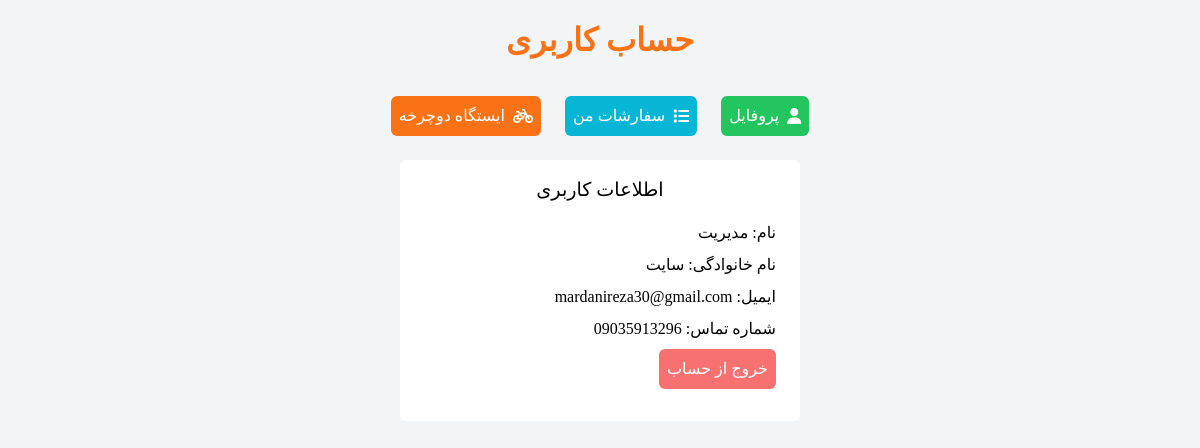
Screenshot of /account/profile (signed in) with the database file from the repository.
### account/models.py (models this page shows, shortened)
class User(AbstractUser):
    phone = models.CharField(max_length=11, default='0', null=True, verbose_name='شماره تماس')
    class Meta:
        verbose_name = "کاربر"
        verbose_name_plural = "کاربران"

### account/views.py (the view)
# urls.py: path('profile', views.profile, name='profile')
@login_required(login_url="/account/login")
def profile(request):
    return render(request, 'profile.html', context={})

### account/templates/profile.html (shortened to what this page needs)
{% extends 'main.html' %}
{% block content %}
    <h1 class="text-[2rem] azar font-bold text-orange-500 text-center mt-4 mb-8">حساب کاربری</h1>
    {% include 'menu.html' %}
    <section class="bg-white w-[25rem] pb-8 mx-auto rounded-md my-2">
        <h1 class="text-center azar py-4 text-[1.2rem]">اطلاعات کاربری</h1>
        <div class="flex flex-col gap-y-2">
            <p class="azar mx-6">نام:
                {% if request.user.first_name %}{{ request.user.first_name }}{% else %}ناشناس{% endif %}</p>
            <p class="azar mx-6">نام خانوادگی:
                {% if request.user.last_name %}{{ request.user.last_name }}{% else %}ناشناس{% endif %}</p>
            <p class="azar mx-6">ایمیل: {{ request.user.email }}</p>
            <p class="azar mx-6">شماره تماس: {{ request.user.phone }}</p>
        </div>
        <a href="{% url 'account:logout' %}"
           class="bg-red-400 block text-center mt-2 mx-6 text-white w-fit p-2 rounded-md azar flex items-center gap-x-2">
            خروج از حساب
        </a>
    </section>
{% endblock %}

### static/style/main.css (style rules this page uses)
.azar { font-family: "AzarMehr"; }

### rows the page displays
User: user.first_name "مدیریت", user.last_name "سایت", user.email "mardanireza30@gmail.com", user.phone "09035913296"
